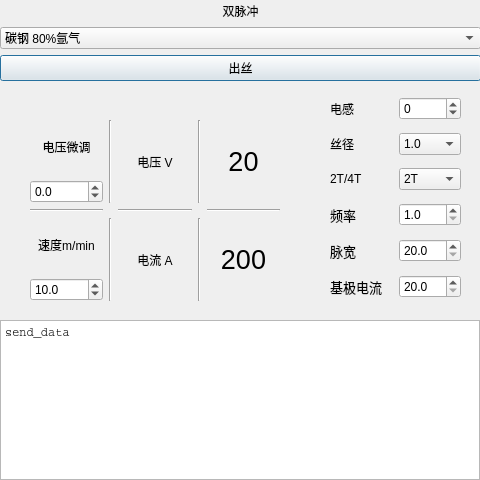
<?xml version="1.0" encoding="UTF-8"?>
<ui version="4.0">
 <class>Dialog_double_pulse</class>
 <widget class="QDialog" name="Dialog_double_pulse">
  <property name="geometry">
   <rect>
    <x>0</x>
    <y>0</y>
    <width>480</width>
    <height>480</height>
   </rect>
  </property>
  <property name="windowTitle">
   <string>Dialog</string>
  </property>
  <widget class="QTextEdit" name="textEdit">
   <property name="geometry">
    <rect>
     <x>0</x>
     <y>320</y>
     <width>480</width>
     <height>160</height>
    </rect>
   </property>
   <property name="font">
    <font>
     <family>Courier</family>
     <pointsize>15</pointsize>
    </font>
   </property>
   <property name="html">
    <string>&lt;!DOCTYPE HTML PUBLIC &quot;-//W3C//DTD HTML 4.0//EN&quot; &quot;http://www.w3.org/TR/REC-html40/strict.dtd&quot;&gt;
&lt;html&gt;&lt;head&gt;&lt;meta name=&quot;qrichtext&quot; content=&quot;1&quot; /&gt;&lt;meta charset=&quot;utf-8&quot; /&gt;&lt;style type=&quot;text/css&quot;&gt;
p, li { white-space: pre-wrap; }
&lt;/style&gt;&lt;/head&gt;&lt;body style=&quot; font-family:'Courier'; font-size:15pt; font-weight:400; font-style:normal;&quot;&gt;
&lt;p style=&quot; margin-top:0px; margin-bottom:0px; margin-left:0px; margin-right:0px; -qt-block-indent:0; text-indent:0px;&quot;&gt;&lt;span style=&quot; font-family:'Microsoft YaHei UI'; font-size:9pt;&quot;&gt;send_data&lt;/span&gt;&lt;/p&gt;&lt;/body&gt;&lt;/html&gt;</string>
   </property>
  </widget>
  <widget class="QWidget" name="">
   <property name="geometry">
    <rect>
     <x>330</x>
     <y>90</y>
     <width>131</width>
     <height>221</height>
    </rect>
   </property>
   <layout class="QGridLayout" name="gridLayout_7">
    <item row="0" column="0">
     <layout class="QGridLayout" name="gridLayout">
      <item row="0" column="0">
       <widget class="QLabel" name="label_2">
        <property name="minimumSize">
         <size>
          <width>24</width>
          <height>21</height>
         </size>
        </property>
        <property name="lineWidth">
         <number>3</number>
        </property>
        <property name="text">
         <string>电感</string>
        </property>
       </widget>
      </item>
      <item row="0" column="1">
       <widget class="QSpinBox" name="spinBox">
        <property name="minimum">
         <number>-10</number>
        </property>
        <property name="maximum">
         <number>10</number>
        </property>
       </widget>
      </item>
     </layout>
    </item>
    <item row="1" column="0">
     <layout class="QGridLayout" name="gridLayout_2">
      <item row="0" column="0">
       <widget class="QLabel" name="label_6">
        <property name="minimumSize">
         <size>
          <width>24</width>
          <height>21</height>
         </size>
        </property>
        <property name="lineWidth">
         <number>3</number>
        </property>
        <property name="text">
         <string>丝径</string>
        </property>
       </widget>
      </item>
      <item row="0" column="1">
       <widget class="QComboBox" name="comboBox">
        <item>
         <property name="text">
          <string>1.0</string>
         </property>
        </item>
        <item>
         <property name="text">
          <string>0.8</string>
         </property>
        </item>
        <item>
         <property name="text">
          <string>0.9</string>
         </property>
        </item>
       </widget>
      </item>
     </layout>
    </item>
    <item row="2" column="0">
     <layout class="QGridLayout" name="gridLayout_3">
      <item row="0" column="0">
       <widget class="QLabel" name="label_8">
        <property name="minimumSize">
         <size>
          <width>33</width>
          <height>21</height>
         </size>
        </property>
        <property name="lineWidth">
         <number>3</number>
        </property>
        <property name="text">
         <string>2T/4T</string>
        </property>
       </widget>
      </item>
      <item row="0" column="1">
       <widget class="QComboBox" name="comboBox_2">
        <item>
         <property name="text">
          <string>2T</string>
         </property>
        </item>
        <item>
         <property name="text">
          <string>4T</string>
         </property>
        </item>
       </widget>
      </item>
     </layout>
    </item>
    <item row="3" column="0">
     <layout class="QGridLayout" name="gridLayout_4">
      <item row="0" column="0">
       <widget class="QLabel" name="label_4">
        <property name="minimumSize">
         <size>
          <width>48</width>
          <height>21</height>
         </size>
        </property>
        <property name="font">
         <font>
          <pointsize>10</pointsize>
          <italic>false</italic>
          <bold>false</bold>
          <kerning>true</kerning>
         </font>
        </property>
        <property name="lineWidth">
         <number>3</number>
        </property>
        <property name="text">
         <string>频率</string>
        </property>
       </widget>
      </item>
      <item row="0" column="1">
       <widget class="QDoubleSpinBox" name="doubleSpinBox_2">
        <property name="decimals">
         <number>1</number>
        </property>
        <property name="minimum">
         <double>1.000000000000000</double>
        </property>
        <property name="maximum">
         <double>2.500000000000000</double>
        </property>
        <property name="singleStep">
         <double>0.100000000000000</double>
        </property>
       </widget>
      </item>
     </layout>
    </item>
    <item row="4" column="0">
     <layout class="QGridLayout" name="gridLayout_5">
      <item row="0" column="0">
       <widget class="QLabel" name="label_9">
        <property name="minimumSize">
         <size>
          <width>48</width>
          <height>21</height>
         </size>
        </property>
        <property name="font">
         <font>
          <pointsize>10</pointsize>
          <italic>false</italic>
          <bold>false</bold>
          <kerning>true</kerning>
         </font>
        </property>
        <property name="lineWidth">
         <number>3</number>
        </property>
        <property name="text">
         <string>脉宽</string>
        </property>
       </widget>
      </item>
      <item row="0" column="1">
       <widget class="QDoubleSpinBox" name="doubleSpinBox_4">
        <property name="decimals">
         <number>1</number>
        </property>
        <property name="minimum">
         <double>20.000000000000000</double>
        </property>
        <property name="maximum">
         <double>80.000000000000000</double>
        </property>
        <property name="singleStep">
         <double>1.000000000000000</double>
        </property>
       </widget>
      </item>
     </layout>
    </item>
    <item row="5" column="0">
     <layout class="QGridLayout" name="gridLayout_6">
      <item row="0" column="0">
       <widget class="QLabel" name="label_13">
        <property name="font">
         <font>
          <pointsize>10</pointsize>
          <italic>false</italic>
          <bold>false</bold>
          <kerning>true</kerning>
         </font>
        </property>
        <property name="lineWidth">
         <number>3</number>
        </property>
        <property name="text">
         <string>基极电流</string>
        </property>
       </widget>
      </item>
      <item row="0" column="1">
       <widget class="QDoubleSpinBox" name="doubleSpinBox_5">
        <property name="decimals">
         <number>1</number>
        </property>
        <property name="minimum">
         <double>20.000000000000000</double>
        </property>
        <property name="maximum">
         <double>99.000000000000000</double>
        </property>
        <property name="singleStep">
         <double>1.000000000000000</double>
        </property>
       </widget>
      </item>
     </layout>
    </item>
   </layout>
  </widget>
  <widget class="QWidget" name="">
   <property name="geometry">
    <rect>
     <x>30</x>
     <y>120</y>
     <width>250</width>
     <height>181</height>
    </rect>
   </property>
   <layout class="QGridLayout" name="gridLayout_10">
    <item row="0" column="2">
     <widget class="QLabel" name="label_5">
      <property name="lineWidth">
       <number>3</number>
      </property>
      <property name="text">
       <string>电压 V</string>
      </property>
      <property name="alignment">
       <set>Qt::AlignCenter</set>
      </property>
     </widget>
    </item>
    <item row="2" column="1">
     <widget class="Line" name="line_4">
      <property name="orientation">
       <enum>Qt::Vertical</enum>
      </property>
     </widget>
    </item>
    <item row="2" column="0">
     <layout class="QGridLayout" name="gridLayout_9">
      <item row="0" column="0">
       <widget class="QLabel" name="label_12">
        <property name="lineWidth">
         <number>3</number>
        </property>
        <property name="text">
         <string>速度m/min</string>
        </property>
        <property name="alignment">
         <set>Qt::AlignCenter</set>
        </property>
       </widget>
      </item>
      <item row="1" column="0">
       <widget class="QDoubleSpinBox" name="doubleSpinBox_3">
        <property name="decimals">
         <number>1</number>
        </property>
        <property name="minimum">
         <double>1.000000000000000</double>
        </property>
        <property name="maximum">
         <double>12.800000000000001</double>
        </property>
        <property name="singleStep">
         <double>0.100000000000000</double>
        </property>
        <property name="value">
         <double>10.000000000000000</double>
        </property>
       </widget>
      </item>
     </layout>
    </item>
    <item row="0" column="4">
     <widget class="QLabel" name="label_10">
      <property name="font">
       <font>
        <pointsize>20</pointsize>
       </font>
      </property>
      <property name="text">
       <string>20</string>
      </property>
      <property name="alignment">
       <set>Qt::AlignCenter</set>
      </property>
     </widget>
    </item>
    <item row="1" column="0">
     <widget class="Line" name="line">
      <property name="orientation">
       <enum>Qt::Horizontal</enum>
      </property>
     </widget>
    </item>
    <item row="0" column="0">
     <layout class="QGridLayout" name="gridLayout_8">
      <item row="0" column="0">
       <widget class="QLabel" name="label_11">
        <property name="lineWidth">
         <number>3</number>
        </property>
        <property name="text">
         <string>电压微调</string>
        </property>
        <property name="alignment">
         <set>Qt::AlignCenter</set>
        </property>
       </widget>
      </item>
      <item row="1" column="0">
       <widget class="QDoubleSpinBox" name="doubleSpinBox">
        <property name="decimals">
         <number>1</number>
        </property>
        <property name="minimum">
         <double>-5.000000000000000</double>
        </property>
        <property name="maximum">
         <double>5.000000000000000</double>
        </property>
        <property name="singleStep">
         <double>0.100000000000000</double>
        </property>
       </widget>
      </item>
     </layout>
    </item>
    <item row="1" column="2">
     <widget class="Line" name="line_2">
      <property name="orientation">
       <enum>Qt::Horizontal</enum>
      </property>
     </widget>
    </item>
    <item row="1" column="4">
     <widget class="Line" name="line_3">
      <property name="orientation">
       <enum>Qt::Horizontal</enum>
      </property>
     </widget>
    </item>
    <item row="2" column="4">
     <widget class="QLabel" name="label">
      <property name="font">
       <font>
        <pointsize>20</pointsize>
       </font>
      </property>
      <property name="text">
       <string>200</string>
      </property>
      <property name="alignment">
       <set>Qt::AlignCenter</set>
      </property>
     </widget>
    </item>
    <item row="2" column="2">
     <widget class="QLabel" name="label_7">
      <property name="lineWidth">
       <number>3</number>
      </property>
      <property name="text">
       <string>电流 A</string>
      </property>
      <property name="alignment">
       <set>Qt::AlignCenter</set>
      </property>
     </widget>
    </item>
    <item row="2" column="3">
     <widget class="Line" name="line_5">
      <property name="orientation">
       <enum>Qt::Vertical</enum>
      </property>
     </widget>
    </item>
    <item row="0" column="1">
     <widget class="Line" name="line_6">
      <property name="orientation">
       <enum>Qt::Vertical</enum>
      </property>
     </widget>
    </item>
    <item row="0" column="3">
     <widget class="Line" name="line_7">
      <property name="orientation">
       <enum>Qt::Vertical</enum>
      </property>
     </widget>
    </item>
   </layout>
  </widget>
  <widget class="QWidget" name="">
   <property name="geometry">
    <rect>
     <x>0</x>
     <y>0</y>
     <width>481</width>
     <height>81</height>
    </rect>
   </property>
   <layout class="QGridLayout" name="gridLayout_11">
    <item row="0" column="0">
     <widget class="QLabel" name="label_3">
      <property name="text">
       <string>双脉冲</string>
      </property>
      <property name="alignment">
       <set>Qt::AlignCenter</set>
      </property>
     </widget>
    </item>
    <item row="1" column="0">
     <widget class="QComboBox" name="comboBox_3">
      <property name="editable">
       <bool>false</bool>
      </property>
      <property name="duplicatesEnabled">
       <bool>false</bool>
      </property>
      <property name="frame">
       <bool>true</bool>
      </property>
      <item>
       <property name="text">
        <string>碳钢 80%氩气</string>
       </property>
      </item>
      <item>
       <property name="text">
        <string>不锈钢 80%氩气</string>
       </property>
      </item>
      <item>
       <property name="text">
        <string>不锈钢 97.5%氩气</string>
       </property>
      </item>
      <item>
       <property name="text">
        <string>铜硅合金 100%氩气</string>
       </property>
      </item>
      <item>
       <property name="text">
        <string>铝硅合金 100%氩气</string>
       </property>
      </item>
      <item>
       <property name="text">
        <string>铝镁合金</string>
       </property>
      </item>
     </widget>
    </item>
    <item row="2" column="0">
     <widget class="QPushButton" name="pushButton">
      <property name="text">
       <string>出丝</string>
      </property>
     </widget>
    </item>
   </layout>
  </widget>
 </widget>
 <resources/>
 <connections/>
</ui>
